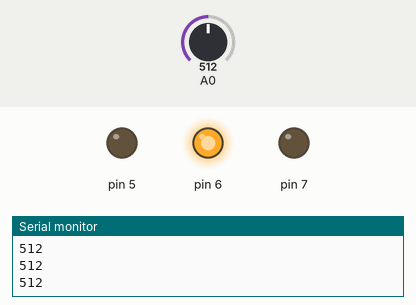
Simulated run of this sketch. Board: Arduino Uno, built with avr-gcc and run on an emulated ATmega328P. On the bench: output pins drawn as LEDs (lit = HIGH), the last lines printed to the serial monitor. The test bench sets the inputs (shaded band); at power-on: A0 = 512.

Above: at 1.2 s.
1.3 s: A0 set to 408
2.8 s: A0 set to 381
At 4.0 s:
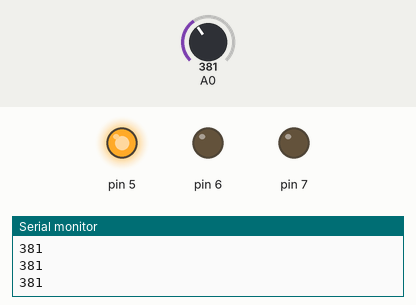
4.3 s: A0 set to 810
At 5.4 s:
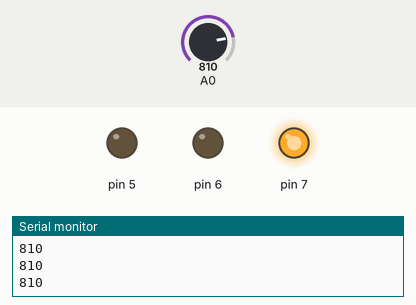
5.8 s: A0 set to 782
At 6.6 s:
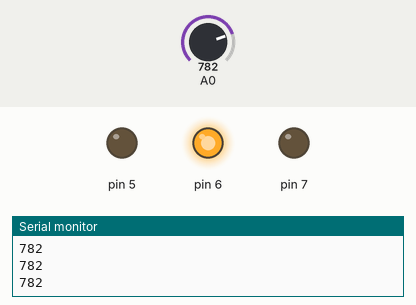
7.3 s: A0 set to 900
At 8.7 s:
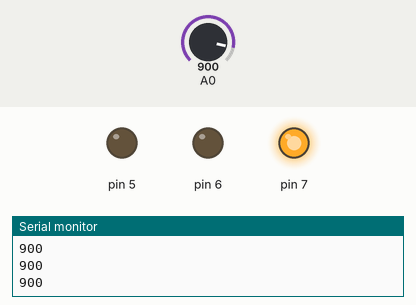
Timing chart, 0 to 9.8 s (numbered marks = the images above; inputs shaded):
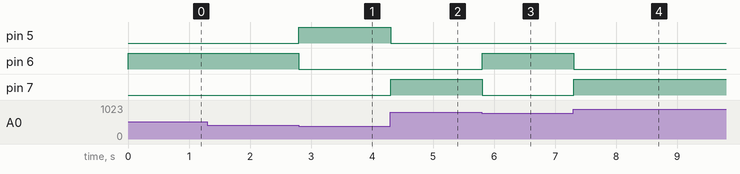

Measured:
- the behaviour switches between 400 and 399 on A0 (found by bisection; images 0 and 1)
- the behaviour switches between 800 and 799 on A0 (found by bisection; images 2 and 3)
- after the input at 2.8 s, pin 5: LOW → HIGH at once; pin 6: HIGH → LOW at once
- after the input at 4.3 s, pin 5: HIGH → LOW at once; pin 7: LOW → HIGH at once
- after the input at 5.8 s, pin 6: LOW → HIGH at once; pin 7: HIGH → LOW at once
- after the input at 7.3 s, pin 6: HIGH → LOW at once; pin 7: LOW → HIGH at once

The sketch:

buzzer_ile_rgb1.ino
```cpp
// C++ code
//
int potdeger = 0;

void setup()
{
  pinMode(A0, INPUT);
  Serial.begin(9600);
  pinMode(5, OUTPUT);
  pinMode(6, OUTPUT);
  pinMode(7, OUTPUT);
}

void loop()
{
  potdeger = analogRead(A0);
  Serial.println(potdeger);
  if (potdeger < 400) {
    digitalWrite(5, HIGH);
    digitalWrite(6, LOW);
    digitalWrite(7, LOW);
  } else {
    if (potdeger < 800) {
      digitalWrite(5, LOW);
      digitalWrite(6, HIGH);
      digitalWrite(7, LOW);
    } else {
      digitalWrite(5, LOW);
      digitalWrite(6, LOW);
      digitalWrite(7, HIGH);
    }
  }
  delay(10); // Delay a little bit to improve simulation performance
}
```
